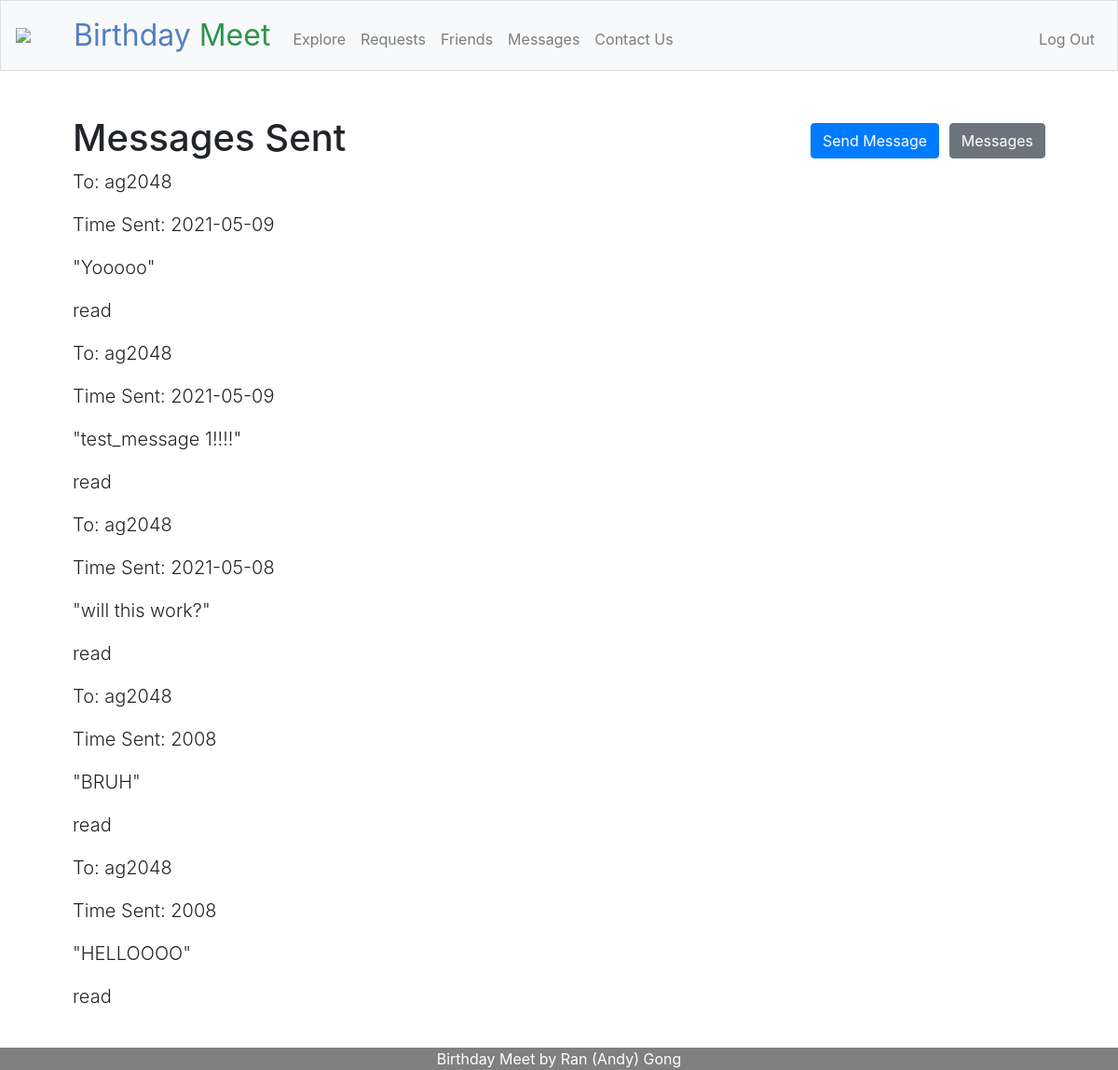
/sent (signed in), run on the app's committed database.
### tables this page shows
CREATE TABLE users (id INTEGER, username TEXT NOT NULL, hash TEXT NOT NULL, month INTEGER NOT NULL, day INTEGER NOT NULL, PRIMARY KEY(id));

CREATE TABLE messages (
        id INTEGER,
        sender_id INTEGER NOT NULL,
        receiver_id INTEGER NOT NULL,
        message_text TEXT NOT NULL,
        when_sent DATE NOT NULL,
        is_read BIT NOT NULL,
        FOREIGN KEY (sender_id) REFERENCES users (id),
        FOREIGN KEY (receiver_id) REFERENCES users (id),
        PRIMARY KEY(id)
    );

### app.py (the view)
@app.route("/sent")
@login_required
def sent():
    list_of_messages_info = []
    list_of_messages_from_database = db.execute("SELECT * FROM messages WHERE sender_id = ?", session.get("user_id"))
    for message_from_database in list_of_messages_from_database:
        receiver_username = db.execute("SELECT * FROM users WHERE id = ?", message_from_database["receiver_id"])[0]["username"]
        is_read = (message_from_database["is_read"] == 1)
        list_of_messages_info.append({
            "message": message_from_database["message_text"],
            "id": message_from_database["id"],
            "receiver_username": receiver_username,
            "time_sent": message_from_database["when_sent"],
            "is_read": is_read
        })
    list_of_messages_info.reverse()
    return render_template("sent.html", list_of_messages_info=list_of_messages_info)

### app.py (called while the page is built)
@app.after_request
def after_request(response):
    response.headers["Cache-Control"] = "no-cache, no-store, must-revalidate"
    response.headers["Expires"] = 0
    response.headers["Pragma"] = "no-cache"
    return response

def login_required(f):
    @wraps(f)
    def decorated_function(*args, **kwargs):
        if session.get("user_id") is None:
            flash("You are currently not logged in!")
            return redirect("/login")
        return f(*args, **kwargs)
    return decorated_function

### templates/sent.html (shortened to what this page needs)
{% extends "layout.html" %}
{% block main %}
<h1>
    <span class="display-5 fw-bold">Messages Sent</span>
    <div class="float-right">
        <a href="/send"><button class="btn btn-primary">Send Message</button></a>
        <a href="/messages"><button class="btn btn-secondary">Messages</button></a>
    </div>
</h1>
{% if list_of_messages_info %}
    {% for message in list_of_messages_info %}
        <p class="lead">
            To: {{ message.receiver_username }}
        </p>
        <p class="lead">
            Time Sent: {{ message.time_sent }}
        </p>
        <p class="lead">
            "{{ message.message }}"
        </p>
        {% if message.is_read %}
            <p class="lead">
                read
            </p>
        {% else %}
            <p class="lead">
                unread
            </p>
        {% endif %}
    {% endfor %}
{% else %}
    You have not yet sent any message
{% endif %}
{% endblock %}

### data on the page
users: receiver_username "ag2048" "ag2048" "ag2048" "ag2048" "ag2048"
messages: time_sent "2021-05-09", message "Yooooo"
messages: time_sent "2021-05-09", message "test_message 1!!!!"
messages: time_sent "2021-05-08", message "will this work?"
messages: time_sent "2008", message "BRUH"
messages: time_sent "2008", message "HELLOOOO"
